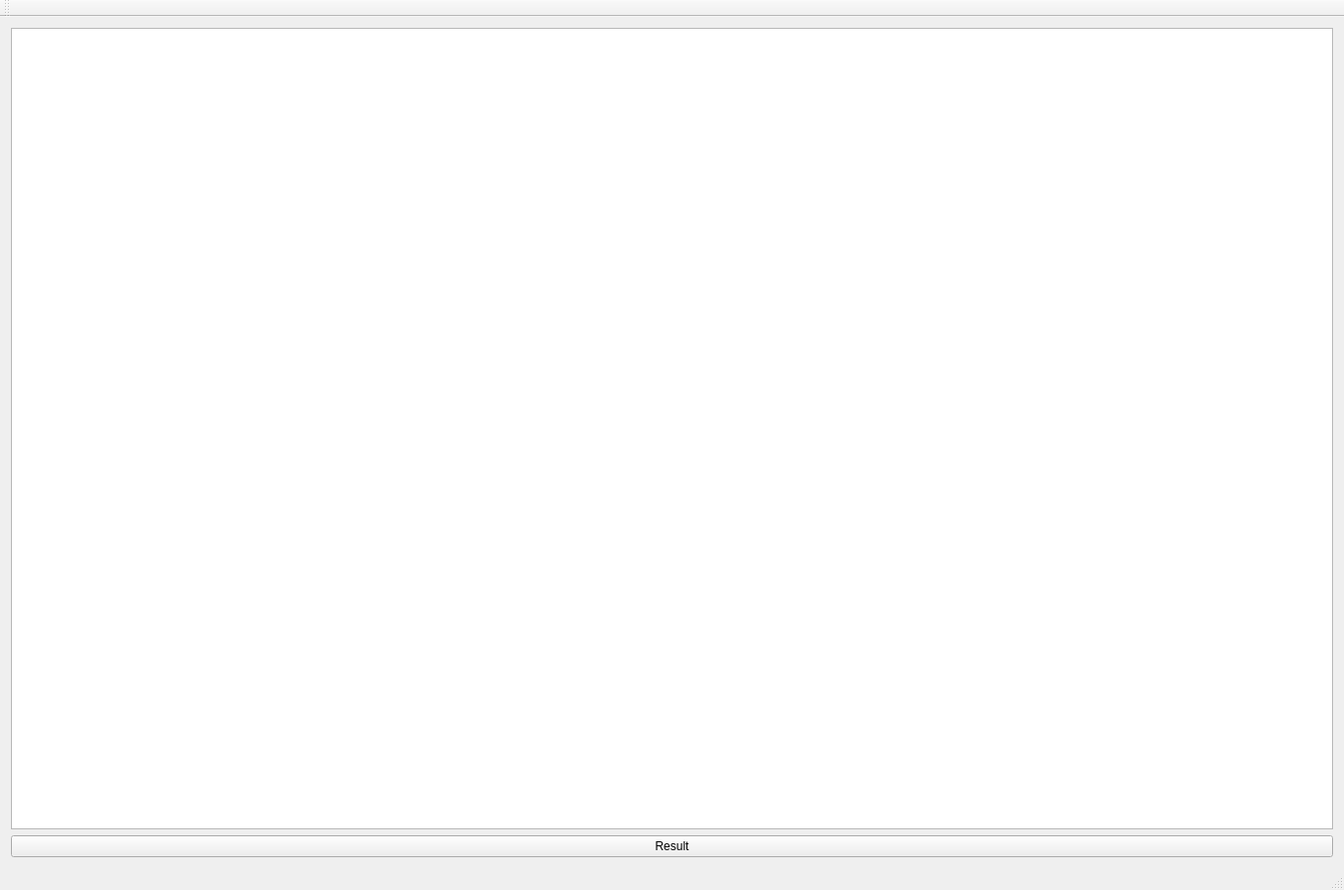
<?xml version="1.0" encoding="UTF-8"?>
<ui version="4.0">
 <class>MainWindow</class>
 <widget class="QMainWindow" name="MainWindow">
  <property name="geometry">
   <rect>
    <x>0</x>
    <y>0</y>
    <width>1351</width>
    <height>895</height>
   </rect>
  </property>
  <property name="windowTitle">
   <string>MainWindow</string>
  </property>
  <widget class="QWidget" name="centralWidget">
   <layout class="QVBoxLayout" name="verticalLayout">
    <item>
     <widget class="QGraphicsView" name="graphicsView"/>
    </item>
    <item>
     <widget class="QPushButton" name="pushButton">
      <property name="text">
       <string>Result</string>
      </property>
     </widget>
    </item>
   </layout>
  </widget>
  <widget class="QMenuBar" name="menuBar">
   <property name="geometry">
    <rect>
     <x>0</x>
     <y>0</y>
     <width>1351</width>
     <height>21</height>
    </rect>
   </property>
  </widget>
  <widget class="QToolBar" name="mainToolBar">
   <attribute name="toolBarArea">
    <enum>TopToolBarArea</enum>
   </attribute>
   <attribute name="toolBarBreak">
    <bool>false</bool>
   </attribute>
  </widget>
  <widget class="QStatusBar" name="statusBar"/>
 </widget>
 <layoutdefault spacing="6" margin="11"/>
 <resources/>
 <connections/>
</ui>
